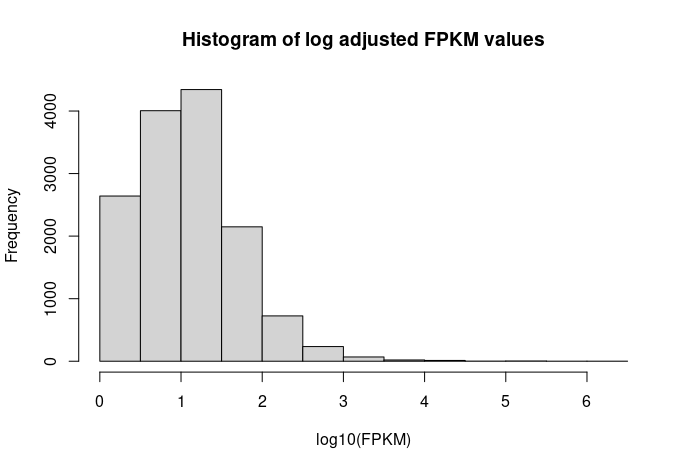

The script that drew this image:
#import libraries
library('tidyverse')
library(ggplot2)

#data processing
genes_fpkm <- read.table('/projectnb/bf528/students/mruga77/P0_1_cufflinks/genes.fpkm_tracking')
colnames(genes_fpkm) <- genes_fpkm[1,] #column names are in the first row
genes_fpkm <- genes_fpkm[-1,] #get rid of that first row
genes_fpkm$log_FPKM <- log10(as.numeric(genes_fpkm$FPKM)) #convert to numeric

#creating histogram
filtered_genes_fpkm <- genes_fpkm[which(genes_fpkm$log_FPKM > 0), ] #removing the genes that have an FPKM value of zero
hist(filtered_genes_fpkm$log_FPKM, xlab = 'log10(FPKM)', main = 'Histogram of log adjusted FPKM values', breaks = 22)

dim(genes_fpkm)
dim(filtered_genes_fpkm)
